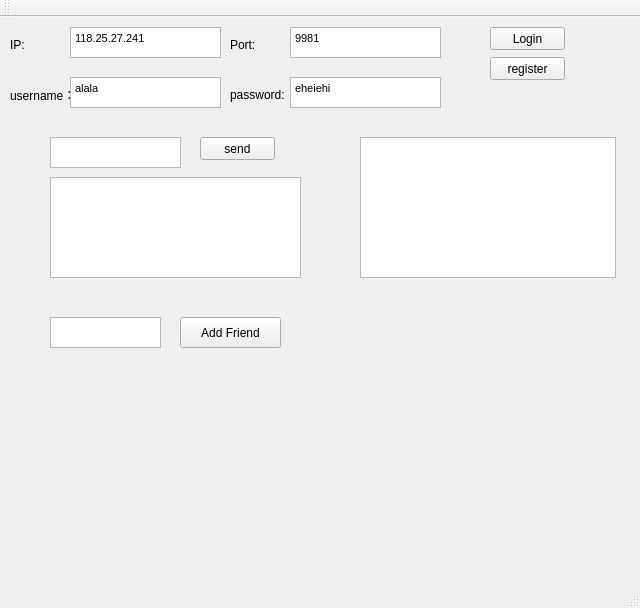
<?xml version="1.0" encoding="UTF-8"?>
<ui version="4.0">
 <class>LixTalkClass</class>
 <widget class="QMainWindow" name="LixTalkClass">
  <property name="geometry">
   <rect>
    <x>0</x>
    <y>0</y>
    <width>640</width>
    <height>608</height>
   </rect>
  </property>
  <property name="windowTitle">
   <string>LixTalk</string>
  </property>
  <widget class="QWidget" name="centralWidget">
   <widget class="QPushButton" name="pushButton">
    <property name="geometry">
     <rect>
      <x>490</x>
      <y>10</y>
      <width>75</width>
      <height>23</height>
     </rect>
    </property>
    <property name="text">
     <string>Login</string>
    </property>
   </widget>
   <widget class="QTextEdit" name="textEdit">
    <property name="geometry">
     <rect>
      <x>70</x>
      <y>10</y>
      <width>151</width>
      <height>31</height>
     </rect>
    </property>
    <property name="html">
     <string>&lt;!DOCTYPE HTML PUBLIC &quot;-//W3C//DTD HTML 4.0//EN&quot; &quot;http://www.w3.org/TR/REC-html40/strict.dtd&quot;&gt;
&lt;html&gt;&lt;head&gt;&lt;meta name=&quot;qrichtext&quot; content=&quot;1&quot; /&gt;&lt;style type=&quot;text/css&quot;&gt;
p, li { white-space: pre-wrap; }
&lt;/style&gt;&lt;/head&gt;&lt;body style=&quot; font-family:'MS Shell Dlg 2'; font-size:8.25pt; font-weight:400; font-style:normal;&quot;&gt;
&lt;p style=&quot; margin-top:0px; margin-bottom:0px; margin-left:0px; margin-right:0px; -qt-block-indent:0; text-indent:0px;&quot;&gt;118.25.27.241&lt;/p&gt;&lt;/body&gt;&lt;/html&gt;</string>
    </property>
   </widget>
   <widget class="QLabel" name="label">
    <property name="geometry">
     <rect>
      <x>10</x>
      <y>20</y>
      <width>31</width>
      <height>16</height>
     </rect>
    </property>
    <property name="text">
     <string>IP:</string>
    </property>
   </widget>
   <widget class="QLabel" name="label_2">
    <property name="geometry">
     <rect>
      <x>230</x>
      <y>20</y>
      <width>31</width>
      <height>16</height>
     </rect>
    </property>
    <property name="text">
     <string>Port:</string>
    </property>
   </widget>
   <widget class="QTextEdit" name="textEdit_2">
    <property name="geometry">
     <rect>
      <x>290</x>
      <y>10</y>
      <width>151</width>
      <height>31</height>
     </rect>
    </property>
    <property name="html">
     <string>&lt;!DOCTYPE HTML PUBLIC &quot;-//W3C//DTD HTML 4.0//EN&quot; &quot;http://www.w3.org/TR/REC-html40/strict.dtd&quot;&gt;
&lt;html&gt;&lt;head&gt;&lt;meta name=&quot;qrichtext&quot; content=&quot;1&quot; /&gt;&lt;style type=&quot;text/css&quot;&gt;
p, li { white-space: pre-wrap; }
&lt;/style&gt;&lt;/head&gt;&lt;body style=&quot; font-family:'MS Shell Dlg 2'; font-size:8.25pt; font-weight:400; font-style:normal;&quot;&gt;
&lt;p style=&quot; margin-top:0px; margin-bottom:0px; margin-left:0px; margin-right:0px; -qt-block-indent:0; text-indent:0px;&quot;&gt;9981&lt;/p&gt;&lt;/body&gt;&lt;/html&gt;</string>
    </property>
   </widget>
   <widget class="QTextEdit" name="textEdit_3">
    <property name="geometry">
     <rect>
      <x>70</x>
      <y>60</y>
      <width>151</width>
      <height>31</height>
     </rect>
    </property>
    <property name="html">
     <string>&lt;!DOCTYPE HTML PUBLIC &quot;-//W3C//DTD HTML 4.0//EN&quot; &quot;http://www.w3.org/TR/REC-html40/strict.dtd&quot;&gt;
&lt;html&gt;&lt;head&gt;&lt;meta name=&quot;qrichtext&quot; content=&quot;1&quot; /&gt;&lt;style type=&quot;text/css&quot;&gt;
p, li { white-space: pre-wrap; }
&lt;/style&gt;&lt;/head&gt;&lt;body style=&quot; font-family:'MS Shell Dlg 2'; font-size:8.25pt; font-weight:400; font-style:normal;&quot;&gt;
&lt;p style=&quot; margin-top:0px; margin-bottom:0px; margin-left:0px; margin-right:0px; -qt-block-indent:0; text-indent:0px;&quot;&gt;alala&lt;/p&gt;&lt;/body&gt;&lt;/html&gt;</string>
    </property>
   </widget>
   <widget class="QTextEdit" name="textEdit_4">
    <property name="geometry">
     <rect>
      <x>290</x>
      <y>60</y>
      <width>151</width>
      <height>31</height>
     </rect>
    </property>
    <property name="frameShape">
     <enum>QFrame::StyledPanel</enum>
    </property>
    <property name="html">
     <string>&lt;!DOCTYPE HTML PUBLIC &quot;-//W3C//DTD HTML 4.0//EN&quot; &quot;http://www.w3.org/TR/REC-html40/strict.dtd&quot;&gt;
&lt;html&gt;&lt;head&gt;&lt;meta name=&quot;qrichtext&quot; content=&quot;1&quot; /&gt;&lt;style type=&quot;text/css&quot;&gt;
p, li { white-space: pre-wrap; }
&lt;/style&gt;&lt;/head&gt;&lt;body style=&quot; font-family:'MS Shell Dlg 2'; font-size:8.25pt; font-weight:400; font-style:normal;&quot;&gt;
&lt;p style=&quot; margin-top:0px; margin-bottom:0px; margin-left:0px; margin-right:0px; -qt-block-indent:0; text-indent:0px;&quot;&gt;eheiehi&lt;/p&gt;&lt;/body&gt;&lt;/html&gt;</string>
    </property>
   </widget>
   <widget class="QLabel" name="label_3">
    <property name="geometry">
     <rect>
      <x>10</x>
      <y>70</y>
      <width>61</width>
      <height>16</height>
     </rect>
    </property>
    <property name="text">
     <string>username：</string>
    </property>
   </widget>
   <widget class="QLabel" name="label_4">
    <property name="geometry">
     <rect>
      <x>230</x>
      <y>70</y>
      <width>61</width>
      <height>16</height>
     </rect>
    </property>
    <property name="text">
     <string>password:</string>
    </property>
   </widget>
   <widget class="QLabel" name="label_5">
    <property name="geometry">
     <rect>
      <x>490</x>
      <y>70</y>
      <width>61</width>
      <height>16</height>
     </rect>
    </property>
    <property name="text">
     <string/>
    </property>
   </widget>
   <widget class="QPushButton" name="pushButton_2">
    <property name="geometry">
     <rect>
      <x>490</x>
      <y>40</y>
      <width>75</width>
      <height>23</height>
     </rect>
    </property>
    <property name="text">
     <string>register</string>
    </property>
   </widget>
   <widget class="QTextEdit" name="textEdit_5">
    <property name="geometry">
     <rect>
      <x>50</x>
      <y>120</y>
      <width>131</width>
      <height>31</height>
     </rect>
    </property>
   </widget>
   <widget class="QTextEdit" name="textEdit_6">
    <property name="geometry">
     <rect>
      <x>50</x>
      <y>160</y>
      <width>251</width>
      <height>101</height>
     </rect>
    </property>
   </widget>
   <widget class="QPushButton" name="pushButton_3">
    <property name="geometry">
     <rect>
      <x>200</x>
      <y>120</y>
      <width>75</width>
      <height>23</height>
     </rect>
    </property>
    <property name="text">
     <string>send</string>
    </property>
   </widget>
   <widget class="QListWidget" name="listWidget">
    <property name="geometry">
     <rect>
      <x>360</x>
      <y>120</y>
      <width>256</width>
      <height>141</height>
     </rect>
    </property>
   </widget>
   <widget class="QTextEdit" name="textEdit_7">
    <property name="geometry">
     <rect>
      <x>50</x>
      <y>300</y>
      <width>111</width>
      <height>31</height>
     </rect>
    </property>
   </widget>
   <widget class="QPushButton" name="pushButton_4">
    <property name="geometry">
     <rect>
      <x>180</x>
      <y>300</y>
      <width>101</width>
      <height>31</height>
     </rect>
    </property>
    <property name="text">
     <string>Add Friend</string>
    </property>
   </widget>
  </widget>
  <widget class="QMenuBar" name="menuBar">
   <property name="geometry">
    <rect>
     <x>0</x>
     <y>0</y>
     <width>640</width>
     <height>21</height>
    </rect>
   </property>
  </widget>
  <widget class="QToolBar" name="mainToolBar">
   <attribute name="toolBarArea">
    <enum>TopToolBarArea</enum>
   </attribute>
   <attribute name="toolBarBreak">
    <bool>false</bool>
   </attribute>
  </widget>
  <widget class="QStatusBar" name="statusBar"/>
 </widget>
 <layoutdefault spacing="6" margin="11"/>
 <resources>
  <include location="LixTalk.qrc"/>
 </resources>
 <connections/>
</ui>
